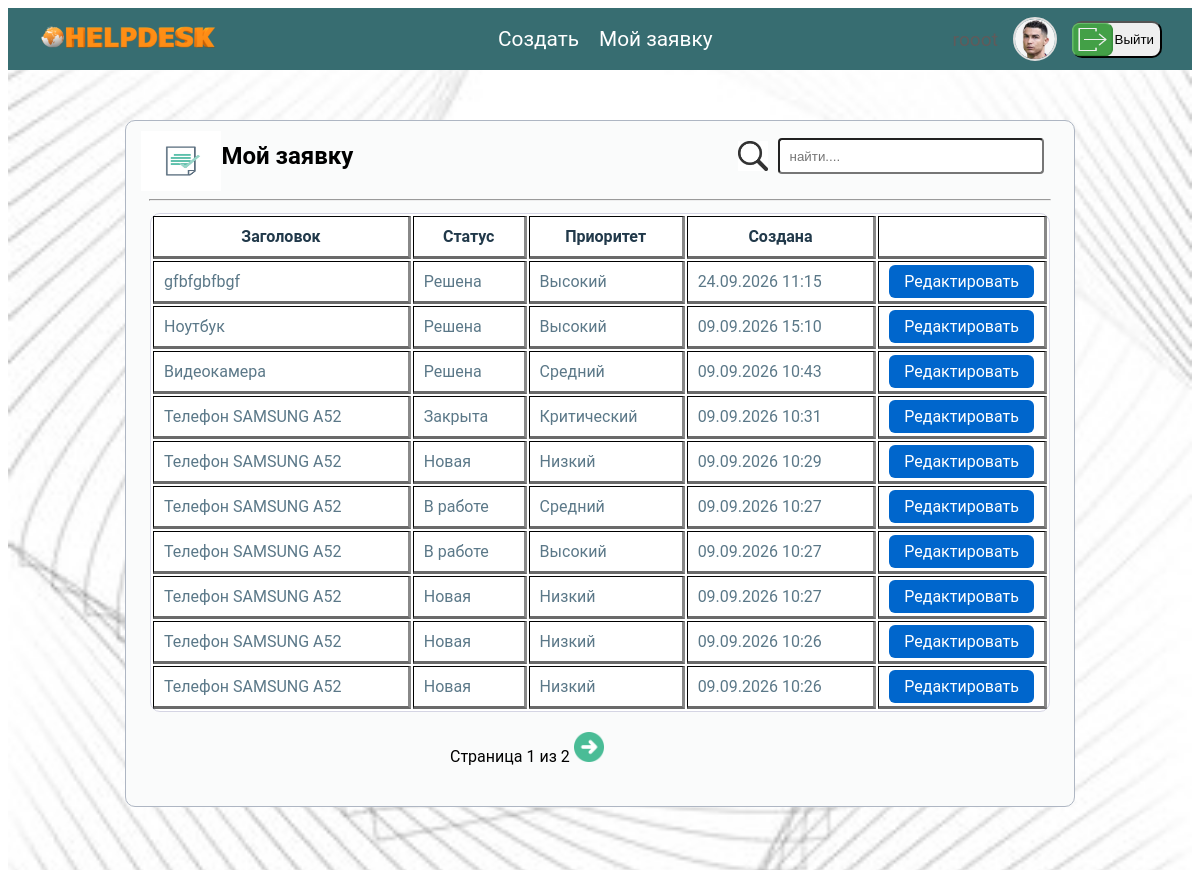
The app's page /tickets/my/ (signed in) with its own data.
### users/models.py (models this page shows, shortened)
class User(AbstractUser):
    class Roles(models.TextChoices):
        CLIENT = 'client', 'Клиент'
        SUPPORT = 'support', 'Сотрудник поддержки'
        ADMIN = 'admin', 'Администратор'
    role = models.CharField(max_length=10, choices=Roles.choices, default=Roles.CLIENT)
    photo = models.ImageField(upload_to='users/%Y/%m/%d', null=True, blank=True, verbose_name='Фотография')
    birth_date = models.DateField(blank=True, null=True, verbose_name='Дата рождения')
    ONLINE_THRESHOLD = timedelta(minutes=15)

### helpdeskside/models.py (models this page shows, shortened)
class Ticket(models.Model):
    class Status(models.TextChoices):
        NEW = 'NEW', 'Новая'
        IN_PROGRESS = 'IN_PROGRESS', 'В работе'
        WAITING = 'WT', 'Ожидание'
        RESOLVED = 'RL', 'Решена'
        CLOSED = 'CL', 'Закрыта'
    class Priority(models.TextChoices):
        LOW = 'LOW', 'Низкий'
        MEDIUM = 'MEDIUM', 'Средний'
        HIGH = 'HIGH', 'Высокий'
        CRITICAL = 'CRITICAL', 'Критический'
    title = models.CharField(max_length=250, verbose_name='Заголовка')
    description = models.TextField(verbose_name='Описание')
    author = models.ForeignKey(
        settings.AUTH_USER_MODEL,
        on_delete=models.CASCADE,
        related_name='created_tickets')
    assigned_to = models.ForeignKey(
        Employee,
        on_delete=models.SET_NULL,
        null=True,
        blank=True,
        related_name='tickets'
    )
    status = models.CharField(max_length=12, choices=Status.choices, default=Status.NEW)
    priority = models.CharField(max_length=8, choices=Priority.choices, default=Priority.LOW, verbose_name='Приоритет')
    created = models.DateTimeField(auto_now_add=True)
    updated = models.DateTimeField(auto_now=True)
    class Meta:
        ordering = ['-created']

### helpdeskside/views.py (the view)
# urls.py: path('tickets/my/', views.my_tickets, name='my_tickets'),
@login_required
@role_required('client')
def my_tickets(request):
    tickets = Ticket.objects.filter(author=request.user).order_by('-created')
    paginator = Paginator(tickets, 10)
    page_number = request.GET.get('page')
    page_obj = paginator.get_page(page_number)
    return render(request, 'helpdeskside/my_tickets.html', {'page_obj': page_obj})

### helpdeskside/templates/helpdeskside/my_tickets.html (shortened to what this page needs)
{% extends "users/client_dashboard.html" %}
{% load static %}
{% block my_tickets_content %}
<div class="my-tickets">
    <div class="my-tickets-search">
        <div class="my-tickets-title">
            <h2 class="my-tickets-title"><img src="/static/images/images 11.png" class="my-tickets-img">Мой заявку</h2>
        </div>
        <div class="my-tickets-search-row">
            <img src="/static/images/search-images13 .png" style="height: 30px;"><input type="text"
                                                                                        placeholder="найти...."
                                                                                        class="my-tickets-input">
        </div>
    </div>
    <hr style="width: 95%">
    <table border="1" cellpadding="10" class="my-tickets-table">
        <thead>
        <tr>
            <th>Заголовок</th>
            <th>Статус</th>
            <th>Приоритет</th>
            <th>Создана</th>
            <th></th>
        </tr>
        </thead>
        <tbody>
        {% for ticket in page_obj %}
        <tr>
            <td>
                {{ ticket.title }}
            </td>
            <td>{{ ticket.get_status_display }}</td>
            <td>{{ ticket.get_priority_display }}</td>
            <td>{{ ticket.created|date:"d.m.Y H:i" }}</td>
            <td style="width: 130px"><a href="{% url 'helpdeskside:client_ticket_detail' ticket.pk %}"
                                        class="user-ticket-detail-btn">Редактировать</a></td>
        </tr>
        {% empty %}
        <tr>
            <td colspan="4">У вас пока нет заявок.</td>
        </tr>
        {% endfor %}
        </tbody>
    </table>
    {% if page_obj.has_other_pages %}
    <div class="clinet-page-pagination">
        <span>Страница {{ page_obj.number }} из {{ page_obj.paginator.num_pages }}</span>
        {% if page_obj.has_next %}
        <a href="?page={{ page_obj.next_page_number }}" class="client-pagination-next"><img
                src="/static/images/next-ikonka.png"
                height="30px"></a>
        {% endif %}
    </div>
    {% endif %}
</div>
{% endblock %}

### users/templates/users/client_dashboard.html (shortened to what this page needs)
{% extends "helpdeskside/base.html" %}
{% load static %}
{% block content %}
<div class="client-page">
    <header class="main-header-top">
        <nav class="navbar">
            <a href="{% url 'helpdeskside:home' %}"><img src="/static/images/helpdesk.png" width="180" height="120"
                                                         style="margin-top: 10px"></a>
            <menu class="client-ticket-row">
                <a href="{% url 'helpdeskside:create_ticket' %}" class="ticket-navbar">Создать</a>
                <a href="{% url 'helpdeskside:my_tickets' %}" class="ticket-navbar">Мой заявку</a>
            </menu>
            <aside class="users-autenticate">
                {% if user.is_authenticated %}
                <a href="{% url 'users:profile'%}" class="users-information">{{ user.username }}</a>
                {% if user.photo %}
                <img src="{{ user.photo.url }}" alt="{{ user.username }}" class="user-avatar">
                {% else %}
                <img src="{% static 'images/default-avatar.png' %}" alt="{{ user.username }}" class="user-avatar">
                {% endif %}
                <div class="logout-side">
                    <form method="post" action="{% url 'users:logout' %}">
                        <button type="submit" class="logout-btn"><img src="/static/images/logout4.png"
                                                                      style="margin-left: -10px" width="80px"
                                                                      height="37px">Выйти
                        </button>
                    </form>
                </div>
                {% else %}
                <a href="{% url 'users:login' %}" class="users-information">Войти</a>
                <a href="{% url 'users:register' %}" class="users-information">Регистрация</a>
                {% endif %}
            </aside>
        </nav>
    </header>
    <div class="client-ticket-inform">
        <section class="dashboard-content">
            {% block my_tickets_content %}{% endblock %}
        </section>
    </div>
</div>
{% endblock %}

### helpdeskside/static/CSS.css (style rules this page uses)
body { font-family: 'Roboto', sans-serif; }
a { text-decoration: none; }
table { background-color: white; color: white; border: 1px solid #dcd9d9; border-radius: 10px; }
td { color: #5b7888; border-color: #2f414a; border-bottom: inset; border-bottom-color: #6a6a6a; border-right: inset; border-right-color: #888888; }
th { color: #21394a; border-color: #2f414a; border-top-color: #3a4e59; border-bottom: inset; border-bottom-color: #6a6a6a; border-right: inset; border-right-color: #888888; }
tr { color: #f1eaea; border-color: #2f414a; border-bottom: inset; border-bottom-color: #6a6a6a; border-right: dashed; }
.client-page { display: flex; flex-direction: column; flex-wrap: wrap; }
.client-ticket-inform { width: 100%; min-height: 100vh; background-color: #e6f4f6; background-image: url("../static/images/technology-background-image10.jpg"); background-repeat: no-repeat; background-position: center center; background-size: cover; }
.client-ticket-row { display: flex; flex-direction: row; gap: 20px; }
.clinet-page-pagination { width: 300px; margin: 0 auto; margin-top: 20px; padding-bottom: 20px; }
.navbar { height: 60px; display: flex; flex-direction: row; align-items: center; justify-content: space-between; padding: 1px 30px 1px 30px; background-color: #376d71; }
.ticket-navbar { color: white; text-decoration: none; font-size: 1.3em; }
.users-autenticate { display: flex; flex-direction: row; align-items: center; gap: 15px; }
.users-information { color: #605b5b; text-decoration: none; font-size: 1.2em; }
.user-avatar { width: 40px; height: 40px; border-radius: 50%; object-fit: cover; border: 2px solid #ddd; }
.user-ticket-detail-btn { padding: 7px 15px; background-color: #0066cc; border-radius: 6px; border: none; color: white; font-size: 1em; }
.logout-btn { width: 90px; height: 37px; display: flex; flex-direction: row; align-items: center; border-radius: 10px; }
.my-tickets { width: 80%; border: 1px solid #aeb6c3; border-radius: 10px; background-color: #fafbfb; margin: 0 auto; margin-top: 50px; padding-bottom: 20px; }
.my-tickets-table { width: 95%; margin: 0 auto; margin-top: 12px; border-color: #d5d5e4; }
.my-tickets-search-row { display: flex; flex-direction: row; align-items: center; gap: 10px; }
.my-tickets-search { height: 70px; display: flex; flex-direction: row; justify-content: space-between; align-items: center; padding: 0px 30px 0px 15px; }
.my-tickets-title { display: flex; flex-direction: row; align-items: center; }
.my-tickets-input { width: 250px; height: 30px; border-radius: 4px; padding-left: 10px; }
.my-tickets-img { width: 80px; height: 60px; margin-top: 10px; }
tr { color: #224b65; }
.my-tickets-title { text-align: center; }

### records on screen
User: photo (picture)
Ticket: title "gfbfgbfbgf", status "Решена", priority "Высокий", created "24.09.2026 11:15"
Ticket: title "Ноутбук", status "Решена", priority "Высокий", created "09.09.2026 15:10"
Ticket: title "Видеокамера", status "Решена", priority "Средний", created "09.09.2026 10:43"
Ticket: title "Телефон SAMSUNG A52", status "Закрыта", priority "Критический", created "09.09.2026 10:31"
Ticket: title "Телефон SAMSUNG A52", status "Новая", priority "Низкий", created "09.09.2026 10:29"
Ticket: title "Телефон SAMSUNG A52", status "В работе", priority "Средний", created "09.09.2026 10:27"
Ticket: title "Телефон SAMSUNG A52", status "В работе", priority "Высокий", created "09.09.2026 10:27"
Ticket: title "Телефон SAMSUNG A52", status "Новая", priority "Низкий", created "09.09.2026 10:27"
Ticket: title "Телефон SAMSUNG A52", status "Новая", priority "Низкий", created "09.09.2026 10:26"
Ticket: title "Телефон SAMSUNG A52", status "Новая", priority "Низкий", created "09.09.2026 10:26"

### other values on screen
{{ page_obj.number }} "1"
{{ page_obj.paginator.num_pages }} "2"
